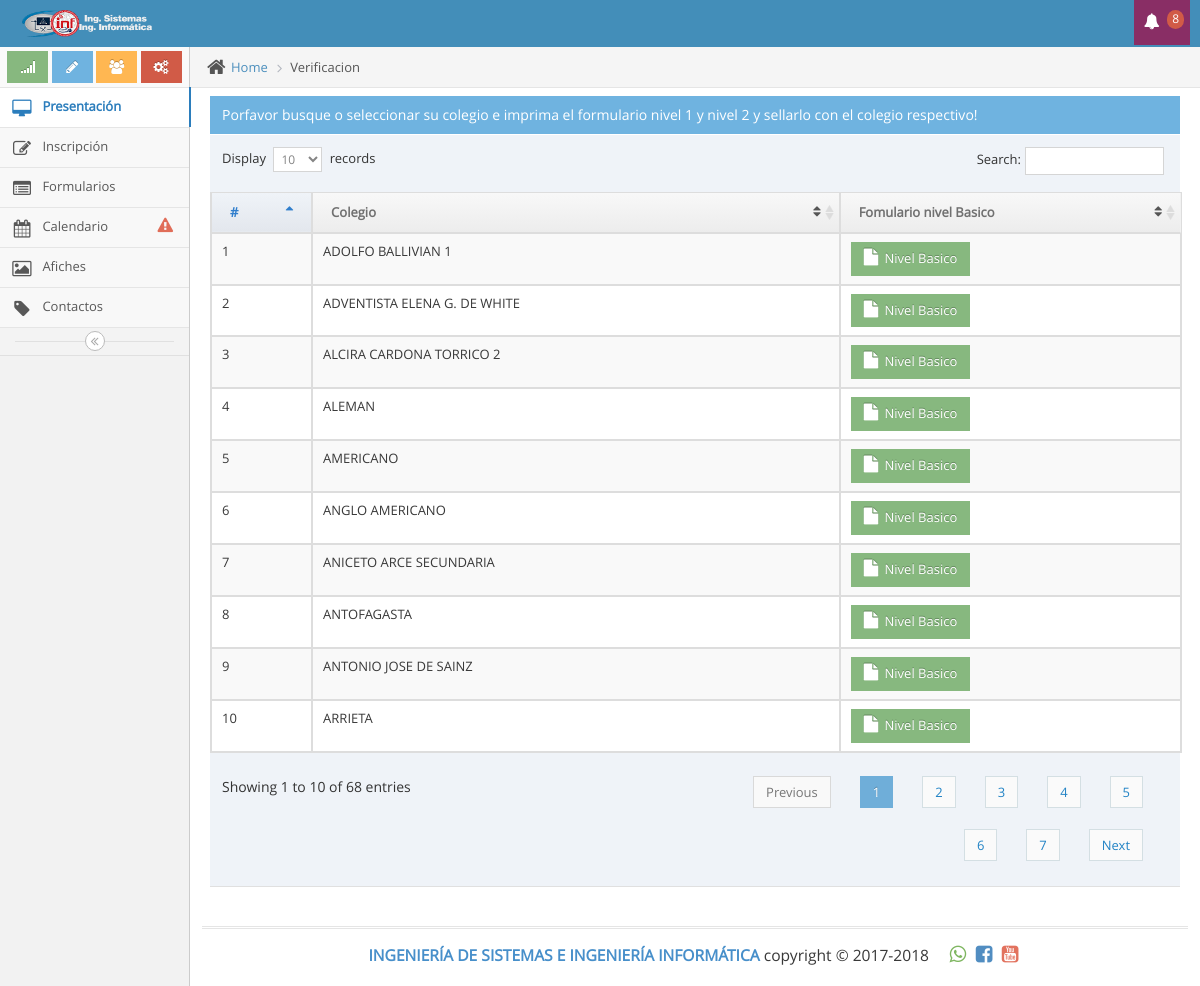
Page /index.php/verificacion on the committed database.
### tables this page shows
CREATE TABLE `colegio` (
  `nombre` varchar(150) NOT NULL
);

### application/controllers/Verificacion.php (called while the page is built, shortened)
<?php
class Verificacion extends CI_Controller {
	public function index()
	{
		$this->load->view('template/header');
		$this->load->view('template/menu');
		$this->load->view('verificacion');
		$data['js']="<script src='dist/js/verificacion.js'></script>";
		$this->load->view('template/footer',$data);
	}
}

### index.php (called while the page is built, shortened)
<?php
require_once BASEPATH.'core/CodeIgniter.php';

### application/views/verificacion.php (the view, shortened to what this page needs)
<div class="main-content">
	<div class="main-content-inner">
		<div class="breadcrumbs ace-save-state" id="breadcrumbs">
			<ul class="breadcrumb">
				<li>
					<i class="ace-icon fa fa-home home-icon"></i>
					<a href="#">Home</a>
				</li>
				<li class="active">Verificacion</li>
			</ul>
		</div>
		<div class="page-content">
			<div class="row">
				<div class="col-xs-12">
							<div class="table-header btn-info">
								Porfavor busque o seleccionar su colegio e imprima  el formulario nivel 1 y nivel 2
								y sellarlo con el colegio respectivo!
							</div>
							<div>
								<table id="dynamic-table" class="table table-striped table-bordered table-hover">
									<thead>
										<tr>
											<th>#</th>
											<th>Colegio</th>
											<th>Fomulario nivel Basico</th>
										</tr>
									</thead>
									<tbody>
										<?php
										$query = $this->db->query("SELECT * FROM colegio");
										$c=0;
										foreach ($query->result() as $row)
										{
											$c=$c+1;
											echo "
											<tr>
												<td>$c</td>
												<td>".$row->nombre."</td>
												<td>
														<button class='btn btn-success btn-sm' data-toggle='modal' data-target='#tutor'
															data-colegio='".$row->nombre."'
															data-nivel='Nivel Basico'>
															<i class='ace-icon fa fa-file bigger-130'></i> Nivel Basico
														</button>
												</td>
											</tr>";
										}
										?>
									</tbody>
								</table>
							</div>
				</div>
			</div>
		</div>
	</div>
</div>

### application/views/template/header.php (shortened to what this page needs)
<!DOCTYPE html>
<html lang="en">
  <head>
    <link rel="stylesheet" type="text/css" href="https://cdnjs.cloudflare.com/ajax/libs/toastr.js/latest/css/toastr.css">
    <link rel="stylesheet" href="<?=base_url()?>dist/css/bootstrap.min.css" />
    <link rel="stylesheet" href="<?=base_url()?>dist/css/font-awesome.min.css" />
    <link rel="stylesheet" href="<?=base_url()?>dist/css/colorbox.min.css" />
    <link rel="stylesheet" href="<?=base_url()?>dist/css/fullcalendar.min.css" />
    <link rel="stylesheet" href="<?=base_url()?>dist/css/prettify.min.css" />
    <link rel="stylesheet" href="<?=base_url()?>dist/css/jquery.dataTables.min.css" />
    <link rel="stylesheet" href="<?=base_url()?>dist/css/buttons.dataTables.min.css" />
    <link rel="stylesheet" href="<?=base_url()?>dist/css/ace.min.css" class="ace-main-stylesheet" id="main-ace-style" />
    <link rel="stylesheet" href="<?=base_url()?>dist/css/ace-skins.min.css" />
    <link rel="stylesheet" href="<?=base_url()?>dist/css/ace-rtl.min.css" />
  </head>
  <body class="no-skin">
    <div id="navbar" class="navbar navbar-default          ace-save-state">
      <div class="navbar-container ace-save-state" id="navbar-container">
        <div class="navbar-header pull-left">
          <a href="<?=base_url()?>" class="navbar-brand">
            <small>
              <img src="<?=base_url()?>dist/logo_small_2017_3.png" width="130">
            </small>
          </a>
        </div>
        <div class="navbar-buttons navbar-header pull-right" role="navigation">
          <ul class="nav ace-nav">
              <li class="purple dropdown-modal">
                  <a data-toggle="dropdown" class="dropdown-toggle" href="#">
                      <i class="ace-icon fa fa-bell icon-animated-bell"></i>
                      <span class="badge badge-important">8</span>
                  </a>
              </li>
          </ul>
        </div>
      </div>
    </div>

### application/views/template/menu.php (shortened to what this page needs)
<div class="main-container ace-save-state" id="main-container">
      <div id="sidebar" class="sidebar                  responsive                    ace-save-state">
        <div class="sidebar-shortcuts" id="sidebar-shortcuts">
          <div class="sidebar-shortcuts-large" id="sidebar-shortcuts-large">
            <button class="btn btn-success">
              <i class="ace-icon fa fa-signal"></i>
            </button>
            <button class="btn btn-info">
              <i class="ace-icon fa fa-pencil"></i>
            </button>
            <button class="btn btn-warning">
              <i class="ace-icon fa fa-users"></i>
            </button>
            <button class="btn btn-danger">
              <i class="ace-icon fa fa-cogs"></i>
            </button>
          </div>
        </div>
        <ul class="nav nav-list">
          <li class="active open">
            <a href="<?=base_url()?>Welcome">
              <i class="menu-icon fa fa-desktop"></i>
              <span class="menu-text">
                Presentación
              </span>
            </a>
          </li>
          <li class="">
            <a href="<?=base_url()?>Inscripcion">
              <i class="menu-icon fa fa-pencil-square-o"></i>
              <span class="menu-text">
                Inscripción
              </span>
            </a>
          </li>
          <li class="">
            <a href="<?=base_url()?>Verificacion">
              <i class="menu-icon fa fa-list-alt"></i>
              <span class="menu-text">
                Formularios
              </span>
            </a>
          </li>
          <li class="">
            <a href="<?=base_url()?>Calendario">
              <i class="menu-icon fa fa-calendar"></i>
              <span class="menu-text">
                Calendario
                <span class="badge badge-transparent tooltip-error" title="Eventos importantes">
                  <i class="ace-icon fa fa-exclamation-triangle red bigger-130"></i>
                </span>
              </span>
            </a>
          </li>
          <li class="">
            <a href="<?=base_url()?>Afiches">
              <i class="menu-icon fa fa-picture-o"></i>
              <span class="menu-text"> Afiches </span>
            </a>
          </li>
          <li class="">
            <a href="<?=base_url()?>Contactos">
              <i class="menu-icon fa fa-tag"></i>
              <span class="menu-text"> Contactos </span>
            </a>
          </li>
        </ul>
        <div class="sidebar-toggle sidebar-collapse" id="sidebar-collapse">
          <i id="sidebar-toggle-icon" class="ace-icon fa fa-angle-double-left ace-save-state" data-icon1="ace-icon fa fa-angle-double-left" data-icon2="ace-icon fa fa-angle-double-right"></i>
        </div>
      </div>

### application/views/template/footer.php (shortened to what this page needs)
      <div class="footer">
        <div class="footer-inner">
          <div class="footer-content">
            <span class="bigger-120">
              <span class="blue bolder">INGENIERÍA DE SISTEMAS E INGENIERÍA INFORMÁTICA</span>
              copyright &copy; 2017-2018
            </span>
            <span class="action-buttons">
              <a href="https://chat.whatsapp.com/6252HaKUPrM8HhUpbHfRcK">
                <i class="ace-icon fa fa-whatsapp green bigger-150"></i>
              </a>
              <a href="https://www.facebook.com/OlimpiadasProg">
                <i class="ace-icon fa fa-facebook-square text-primary bigger-150"></i>
              </a>
              <a href="https://www.youtube.com/channel/UCjHGKDmgwx7fJJNJZnrivMw">
                <i class="ace-icon fa fa-youtube-square red bigger-150"></i>
              </a>
            </span>
          </div>
        </div>
      </div>
    </div>
  </body>
</html>

### rows in the picture
colegio: nombre "ADOLFO BALLIVIAN 1"
colegio: nombre "ADVENTISTA ELENA G. DE WHITE"
colegio: nombre "ALCIRA CARDONA TORRICO 2"
colegio: nombre "ALEMAN"
colegio: nombre "AMERICANO"
colegio: nombre "ANGLO AMERICANO"
colegio: nombre "ANICETO ARCE SECUNDARIA"
colegio: nombre "ANTOFAGASTA"
colegio: nombre "ANTONIO JOSE DE SAINZ"
colegio: nombre "ARRIETA"
